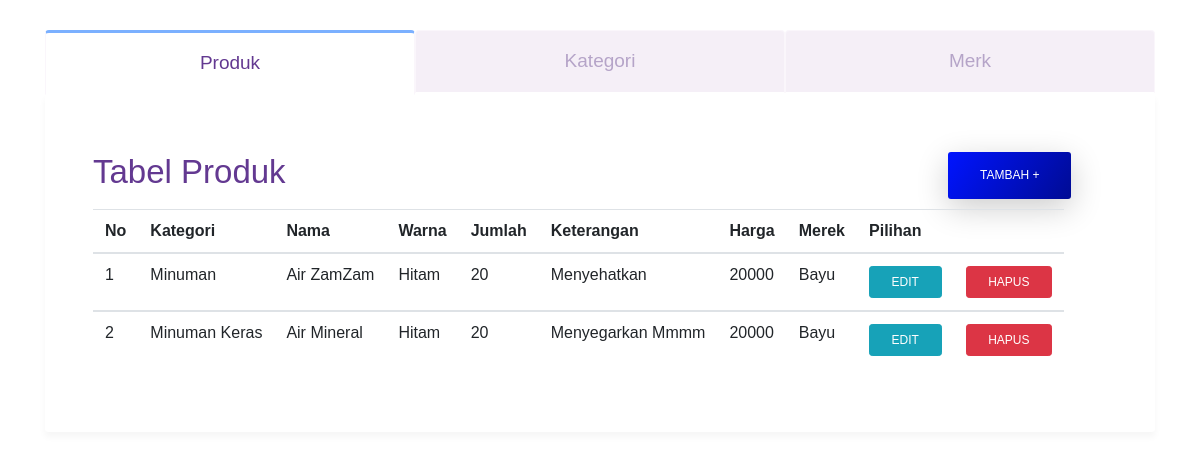
Before: / with the older database file.
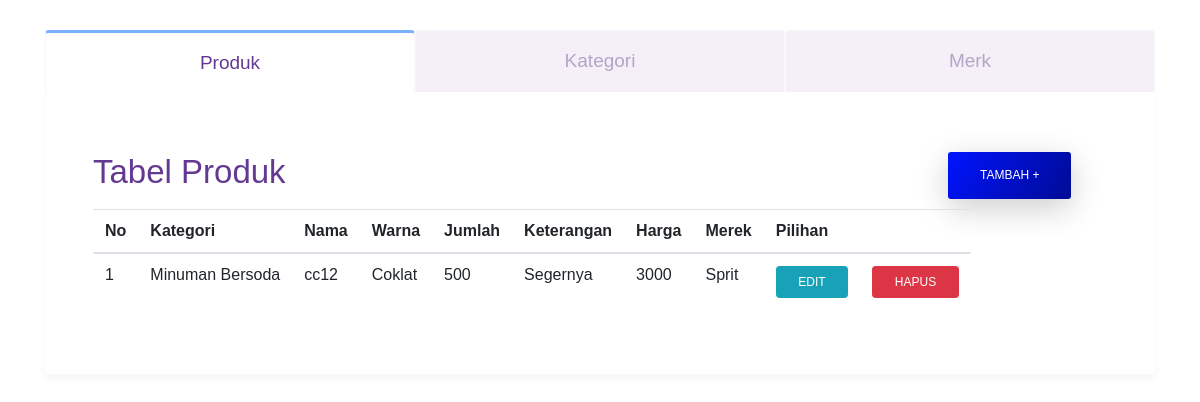
After: the same page with the newer database file.
### tables this page shows
CREATE TABLE `produk` (
  `id_produk` int(10) NOT NULL,
  `nama` varchar(225) NOT NULL,
  `keterangan` text NOT NULL,
  `warna` varchar(225) NOT NULL,
  `jumlah` int(10) NOT NULL,
  `harga` int(10) NOT NULL,
  `id_merk` int(10) NOT NULL,
  `id_kategori` int(10) NOT NULL
);

CREATE TABLE `kategori` (
  `id_kategori` int(10) NOT NULL,
  `nama_kategori` varchar(225) NOT NULL
);

CREATE TABLE `merk` (
  `id_merk` int(10) NOT NULL,
  `nama_merk` varchar(225) NOT NULL
);

### index.php (the view, shortened to what this page needs)
<html>
    <head>
        <link rel="stylesheet" type="text/css" href="assets/bootstrap.css">
        <link rel="stylesheet" type="text/css" href="style.css">
        <?php
        include 'koneksi.php';
        ?>
    </head>
    <body>
        <div class="container" style="margin-top: 30px;">
            <ul class="nav nav-tabs nav-justified" role="tablist">
                <li class="nav-item">
                    <a class="nav-link active" data-toggle="tab" href="#produk">Produk</a>
                </li>
                <li class="nav-item">
                    <a class="nav-link" data-toggle="tab" href="#kategori">Kategori</a>
                </li>
                <li class="nav-item">
                    <a class="nav-link" data-toggle="tab" href="#merk">Merk</a>
                </li>
            </ul>
            <div class="tab-content">
                <div class="tab-pane fade show active" id="produk">
                    <div class="row" style="margin-bottom: 10px; margin-top: 10px;">
                        <h3 class="col-md-10">Tabel Produk</h3>
                        <button type="button" class="btn btn-primary" data-toggle="modal" data-target="#tambahProduk">
                        Tambah +
                        </button>
                    </div>
                    <div class="d-flex flex-column flex-lg-row">
                        <table class="table table-hover table-responsive fixed">
                            <thead>
                                <tr>
                                    <th scope="col">No</th>
                                    <th scope="col">Kategori</th>
                                    <th scope="col">Nama</th>
                                    <th scope="col">Warna</th>
                                    <th scope="col">Jumlah</th>
                                    <th scope="col">Keterangan</th>
                                    <th scope="col">Harga</th>
                                    <th scope="col">Merek</th>
                                    <th scope="col" colspan="2" style="width: 100px;" align="center">Pilihan</th>
                                </tr>
                            </thead>
                            <?php
                            $no = 1;
                            $sql = "SELECT produk.*, merk.*, kategori.* FROM produk, merk, kategori WHERE produk.id_kategori = kategori.id_kategori AND merk.id_merk = produk.id_merk";
                            $result = mysqli_query($conn, $sql);
                            if (mysqli_num_rows($result) > 0) {
                            while($row = mysqli_fetch_assoc($result)) {
                            ?>
                            <tbody>
                                <tr>
                                    <td scope="row"><?=$no++ ; ?></td>
                                    <td><?= $row['nama_kategori'] ; ?></td>
                                    <td><?= $row['nama'] ; ?></td>
                                    <td><?= $row['warna'] ; ?></td>
                                    <td><?= $row['jumlah'] ; ?></td>
                                    <td><?= $row['keterangan'] ; ?></td>
                                    <td><?= $row['harga'] ; ?></td>
                                    <td><?= $row['nama_merk'] ; ?></td>
                                    <td>
                                        <a class="btn btn-info btn-sm" href="edit.php?id=<?= $row['id_produk']; ?>">Edit</a>
                                    </td>
                                    <td>
                                        <a data-toggle="modal" data-target="#deleteModal" class="btn btn-danger btn-sm btn-hapus" href='hapus.php?id=<?php echo $row["id_produk"]; ?>'>Hapus</a>
                                    </td>
                                    <?php }}
                                    ?>
                                </tr>
                            </tbody>
                        </table>
                    </div>
                </div>
            </div>
        </div>
    </body>
</html>

### style.css (style rules this page uses)
body { font-family: 'Rubik', sans-serif; position: relative; }
a { color: #e38cb7; }
h3 { color: #633991; font-size: 33px; font-weight: 500; }
.btn { font-size: 12px; font-weight: 400; text-transform: uppercase; padding: 0.375rem 1.35rem; transition: all 0.3s ease; }
.btn-primary { border-radius: 3px; background-image: -moz-linear-gradient( 122deg, #0014ff 0%, #000b94 100%); background-image: -webkit-linear-gradient( 122deg, #0014ff 0%, #000b94 100%); background-image: -ms-linear-gradient( 122deg, #0014ff 0%, #000b94 100%); background-image: linear-gradient( 122deg, #0014ff 0%, #000b94 100%); box-shadow: 0px 9px 32px 0px rgba(0, 0, 0, 0.2); font-weight: 500; padding: 0.6rem 2rem; border: 0; }
.tab-content { border-bottom-right-radius: 3px; border-bottom-left-radius: 3px; background-color: #FFF; box-shadow: 0px 5px 7px 0px rgba(0, 0, 0, 0.04); padding: 3rem; }
.nav-tabs { border-bottom: 0; }
.nav-tabs .nav-item .nav-link, .nav-tabs .nav-link:focus, .nav-tabs .nav-link:hover { padding: 1rem 1rem; border-color: #faf6fb #faf6fb #FFF; font-size: 19px; color: #b5a4c8; background: #f5eff7; }
.nav-tabs .nav-link.active { background: #FFF; border-top-width: 3px; border-color: #7bb0ff #faf6fb #FFF; color: #633991; }

Changed rows visible on the page:
removed produk: id_kategori.nama_kategori "Minuman", nama "Air ZamZam", warna "Hitam", jumlah "20", keterangan "Menyehatkan", harga "20000", id_merk.nama_merk "Bayu"
removed produk: id_kategori.nama_kategori "Minuman Keras", nama "Air Mineral", warna "Hitam", jumlah "20", keterangan "Menyegarkan Mmmm", harga "20000", id_merk.nama_merk "Bayu"
added produk: id_kategori.nama_kategori "Minuman Bersoda", nama "cc12", warna "Coklat", jumlah "500", keterangan "Segernya", harga "3000", id_merk.nama_merk "Sprit"
